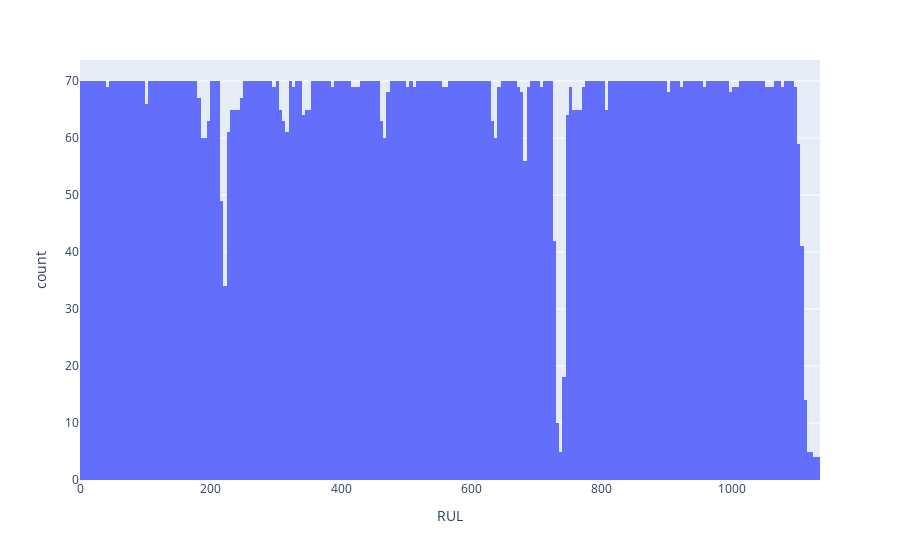

Notebook source saved alongside this figure:
### Code cell
# interactive histogram of RUL

import plotly.express as px
fig = px.histogram(data_frame = battery_df, x="RUL", nbins=240)
fig.show()
# 1st node 220~224 -> 222, 2nd node 735~739 -> 737

### Figure 1 — Plotly figure (JSON) as saved in the notebook; plotly's stock layout.template omitted (floating-point values rounded to 4 significant figures; data arrays with more than 128 entries replaced by an {"elided": "..."} marker saying what was removed)
{"data": [{"alignmentgroup": "True", "bingroup": "x", "hovertemplate": "RUL=%{x}<br>count=%{y}<extra></extra>", "legendgroup": "", "marker": {"color": "#636efa", "pattern": {"shape": ""}}, "name": "", "nbinsx": 240, "offsetgroup": "", "orientation": "v", "showlegend": false, "type": "histogram", "x": {"elided": "15064 int values"}, "xaxis": "x", "yaxis": "y"}], "layout": {"autosize": true, "barmode": "relative", "legend": {"tracegroupgap": 0}, "margin": {"t": 60}, "xaxis": {"anchor": "y", "autorange": true, "domain": [0, 1], "range": [-0.5, 1134.0], "title": {"text": "RUL"}, "type": "linear"}, "yaxis": {"anchor": "x", "autorange": true, "domain": [0, 1], "range": [0, 73.68], "title": {"text": "count"}}}}
